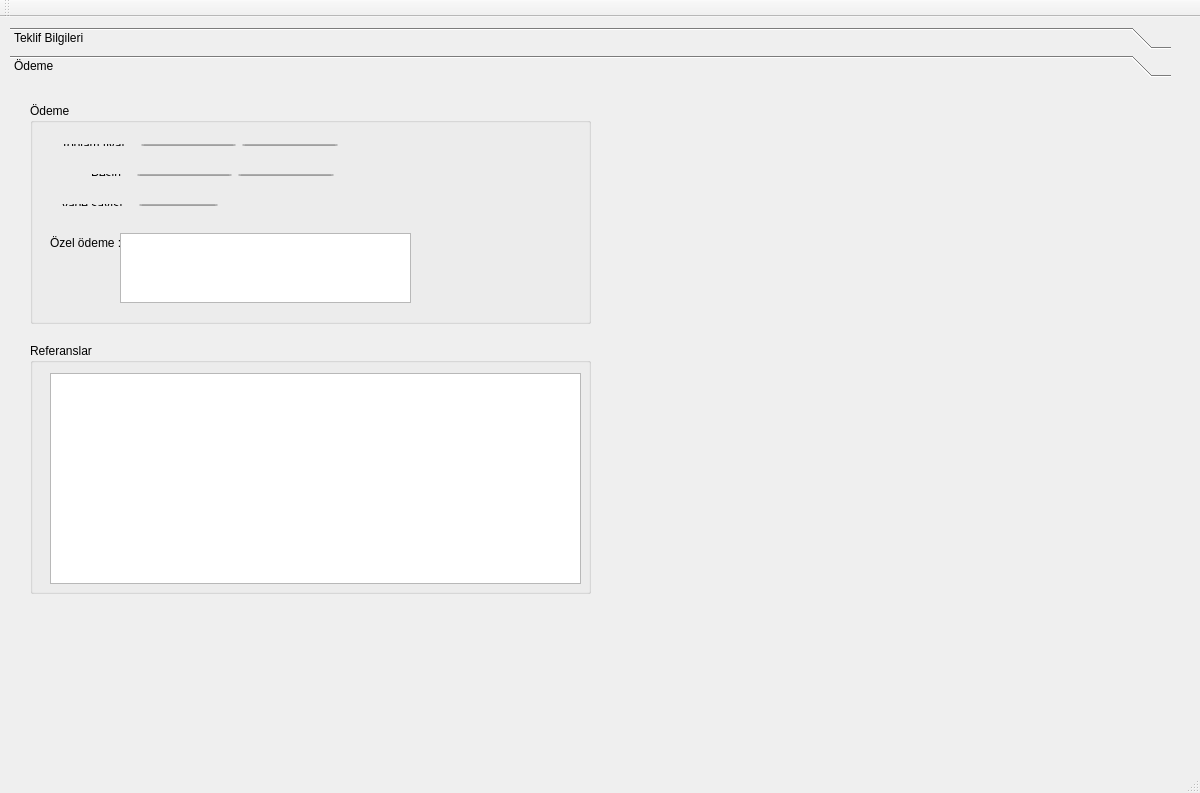
<?xml version="1.0" encoding="UTF-8"?>
<ui version="4.0">
 <class>MainWindow</class>
 <widget class="QMainWindow" name="MainWindow">
  <property name="geometry">
   <rect>
    <x>0</x>
    <y>0</y>
    <width>1200</width>
    <height>793</height>
   </rect>
  </property>
  <property name="windowTitle">
   <string>MainWindow</string>
  </property>
  <widget class="QWidget" name="centralWidget">
   <widget class="QToolBox" name="toolBox">
    <property name="geometry">
     <rect>
      <x>10</x>
      <y>10</y>
      <width>1161</width>
      <height>731</height>
     </rect>
    </property>
    <property name="frameShape">
     <enum>QFrame::NoFrame</enum>
    </property>
    <property name="currentIndex">
     <number>1</number>
    </property>
    <widget class="QWidget" name="page_3">
     <property name="geometry">
      <rect>
       <x>0</x>
       <y>0</y>
       <width>1161</width>
       <height>677</height>
      </rect>
     </property>
     <attribute name="label">
      <string>Teklif Bilgileri</string>
     </attribute>
     <widget class="QLabel" name="label">
      <property name="geometry">
       <rect>
        <x>20</x>
        <y>20</y>
        <width>70</width>
        <height>13</height>
       </rect>
      </property>
      <property name="text">
       <string>ANA BAŞLIK : </string>
      </property>
     </widget>
     <widget class="QLineEdit" name="lineEdit">
      <property name="geometry">
       <rect>
        <x>100</x>
        <y>20</y>
        <width>291</width>
        <height>21</height>
       </rect>
      </property>
     </widget>
     <widget class="QLineEdit" name="lineEdit_2">
      <property name="geometry">
       <rect>
        <x>100</x>
        <y>50</y>
        <width>291</width>
        <height>21</height>
       </rect>
      </property>
     </widget>
     <widget class="QLabel" name="label_2">
      <property name="geometry">
       <rect>
        <x>20</x>
        <y>50</y>
        <width>70</width>
        <height>13</height>
       </rect>
      </property>
      <property name="text">
       <string>Teklif tarihi : </string>
      </property>
     </widget>
     <widget class="QLineEdit" name="lineEdit_3">
      <property name="geometry">
       <rect>
        <x>100</x>
        <y>80</y>
        <width>291</width>
        <height>21</height>
       </rect>
      </property>
      <property name="text">
       <string/>
      </property>
     </widget>
     <widget class="QLabel" name="label_3">
      <property name="geometry">
       <rect>
        <x>20</x>
        <y>80</y>
        <width>70</width>
        <height>16</height>
       </rect>
      </property>
      <property name="text">
       <string>Firma adı : </string>
      </property>
     </widget>
     <widget class="QLineEdit" name="lineEdit_4">
      <property name="geometry">
       <rect>
        <x>100</x>
        <y>110</y>
        <width>291</width>
        <height>21</height>
       </rect>
      </property>
      <property name="text">
       <string/>
      </property>
     </widget>
     <widget class="QLabel" name="label_4">
      <property name="geometry">
       <rect>
        <x>20</x>
        <y>110</y>
        <width>70</width>
        <height>13</height>
       </rect>
      </property>
      <property name="text">
       <string>Teklifi veren : </string>
      </property>
     </widget>
     <widget class="QGroupBox" name="groupBox">
      <property name="geometry">
       <rect>
        <x>100</x>
        <y>370</y>
        <width>561</width>
        <height>61</height>
       </rect>
      </property>
      <property name="title">
       <string>İmalat Kapsamı</string>
      </property>
      <widget class="QWidget" name="">
       <property name="geometry">
        <rect>
         <x>40</x>
         <y>30</y>
         <width>361</width>
         <height>21</height>
        </rect>
       </property>
       <layout class="QHBoxLayout" name="horizontalLayout_7">
        <item>
         <widget class="QCheckBox" name="checkBox_2">
          <property name="text">
           <string>Çatım</string>
          </property>
         </widget>
        </item>
        <item>
         <widget class="QCheckBox" name="checkBox_15">
          <property name="text">
           <string>Kaynak</string>
          </property>
         </widget>
        </item>
        <item>
         <widget class="QCheckBox" name="checkBox_16">
          <property name="text">
           <string>Boya</string>
          </property>
         </widget>
        </item>
        <item>
         <widget class="QCheckBox" name="checkBox_17">
          <property name="text">
           <string>Montaj</string>
          </property>
         </widget>
        </item>
        <item>
         <widget class="QCheckBox" name="checkBox_19">
          <property name="text">
           <string>Sevkiyat</string>
          </property>
         </widget>
        </item>
       </layout>
      </widget>
     </widget>
     <widget class="QGroupBox" name="groupBox_5">
      <property name="geometry">
       <rect>
        <x>100</x>
        <y>150</y>
        <width>561</width>
        <height>211</height>
       </rect>
      </property>
      <property name="title">
       <string>Çelik imalat Detayları</string>
      </property>
      <widget class="QCheckBox" name="checkBox_11">
       <property name="geometry">
        <rect>
         <x>40</x>
         <y>30</y>
         <width>72</width>
         <height>19</height>
        </rect>
       </property>
       <property name="text">
        <string>Kumlama</string>
       </property>
      </widget>
      <widget class="QGroupBox" name="groupBox_6">
       <property name="geometry">
        <rect>
         <x>30</x>
         <y>60</y>
         <width>521</width>
         <height>131</height>
        </rect>
       </property>
       <property name="title">
        <string>Boya Detayları</string>
       </property>
       <widget class="QWidget" name="layoutWidget">
        <property name="geometry">
         <rect>
          <x>10</x>
          <y>60</y>
          <width>499</width>
          <height>24</height>
         </rect>
        </property>
        <layout class="QHBoxLayout" name="horizontalLayout_4">
         <item>
          <widget class="QCheckBox" name="checkBox_12">
           <property name="text">
            <string>Astar</string>
           </property>
          </widget>
         </item>
         <item>
          <widget class="QLabel" name="label_20">
           <property name="text">
            <string>Boya cinsi</string>
           </property>
          </widget>
         </item>
         <item>
          <widget class="QComboBox" name="comboBox_4"/>
         </item>
         <item>
          <widget class="QLabel" name="label_21">
           <property name="text">
            <string>Mikron : </string>
           </property>
          </widget>
         </item>
         <item>
          <widget class="QLineEdit" name="lineEdit_16"/>
         </item>
         <item>
          <widget class="QLabel" name="label_22">
           <property name="text">
            <string>Renk : </string>
           </property>
          </widget>
         </item>
         <item>
          <widget class="QLineEdit" name="lineEdit_17"/>
         </item>
        </layout>
       </widget>
       <widget class="QWidget" name="layoutWidget_2">
        <property name="geometry">
         <rect>
          <x>10</x>
          <y>90</y>
          <width>509</width>
          <height>24</height>
         </rect>
        </property>
        <layout class="QHBoxLayout" name="horizontalLayout_5">
         <item>
          <widget class="QCheckBox" name="checkBox_13">
           <property name="text">
            <string>Son kat</string>
           </property>
          </widget>
         </item>
         <item>
          <widget class="QLabel" name="label_23">
           <property name="text">
            <string>Boya cinsi</string>
           </property>
          </widget>
         </item>
         <item>
          <widget class="QComboBox" name="comboBox_5"/>
         </item>
         <item>
          <widget class="QLabel" name="label_24">
           <property name="text">
            <string>Mikron : </string>
           </property>
          </widget>
         </item>
         <item>
          <widget class="QLineEdit" name="lineEdit_18"/>
         </item>
         <item>
          <widget class="QLabel" name="label_25">
           <property name="text">
            <string>Renk : </string>
           </property>
          </widget>
         </item>
         <item>
          <widget class="QLineEdit" name="lineEdit_19"/>
         </item>
        </layout>
       </widget>
       <widget class="QWidget" name="layoutWidget_3">
        <property name="geometry">
         <rect>
          <x>10</x>
          <y>27</y>
          <width>245</width>
          <height>24</height>
         </rect>
        </property>
        <layout class="QHBoxLayout" name="horizontalLayout_6">
         <item>
          <widget class="QCheckBox" name="checkBox_14">
           <property name="text">
            <string>Shop Primer</string>
           </property>
          </widget>
         </item>
         <item>
          <widget class="QLabel" name="label_26">
           <property name="text">
            <string>Mikron : </string>
           </property>
          </widget>
         </item>
         <item>
          <widget class="QLineEdit" name="lineEdit_20"/>
         </item>
        </layout>
       </widget>
      </widget>
     </widget>
     <widget class="QGroupBox" name="groupBox_2">
      <property name="geometry">
       <rect>
        <x>100</x>
        <y>440</y>
        <width>561</width>
        <height>101</height>
       </rect>
      </property>
      <property name="title">
       <string>İşveren yükümlülükleri</string>
      </property>
      <widget class="QWidget" name="">
       <property name="geometry">
        <rect>
         <x>20</x>
         <y>30</y>
         <width>511</width>
         <height>21</height>
        </rect>
       </property>
       <layout class="QHBoxLayout" name="horizontalLayout">
        <item>
         <widget class="QCheckBox" name="checkBox">
          <property name="text">
           <string>Elektrik temini</string>
          </property>
         </widget>
        </item>
        <item>
         <widget class="QCheckBox" name="checkBox_3">
          <property name="text">
           <string>Kalacak yer</string>
          </property>
         </widget>
        </item>
        <item>
         <widget class="QCheckBox" name="checkBox_4">
          <property name="text">
           <string>Yemek</string>
          </property>
         </widget>
        </item>
        <item>
         <widget class="QCheckBox" name="checkBox_5">
          <property name="text">
           <string>Vinç</string>
          </property>
         </widget>
        </item>
        <item>
         <widget class="QCheckBox" name="checkBox_6">
          <property name="text">
           <string>Çelik Malzemesi</string>
          </property>
         </widget>
        </item>
        <item>
         <widget class="QCheckBox" name="checkBox_7">
          <property name="text">
           <string>Boya</string>
          </property>
         </widget>
        </item>
        <item>
         <widget class="QCheckBox" name="checkBox_8">
          <property name="text">
           <string>Civata</string>
          </property>
         </widget>
        </item>
       </layout>
      </widget>
      <widget class="QWidget" name="">
       <property name="geometry">
        <rect>
         <x>20</x>
         <y>60</y>
         <width>322</width>
         <height>21</height>
        </rect>
       </property>
       <layout class="QHBoxLayout" name="horizontalLayout_2">
        <item>
         <widget class="QCheckBox" name="checkBox_9">
          <property name="text">
           <string>Ankraj</string>
          </property>
         </widget>
        </item>
        <item>
         <widget class="QCheckBox" name="checkBox_10">
          <property name="text">
           <string>İmalat</string>
          </property>
         </widget>
        </item>
        <item>
         <widget class="QCheckBox" name="checkBox_18">
          <property name="text">
           <string>Montaj</string>
          </property>
         </widget>
        </item>
        <item>
         <widget class="QCheckBox" name="checkBox_20">
          <property name="text">
           <string>Sevkiyat</string>
          </property>
         </widget>
        </item>
        <item>
         <widget class="QCheckBox" name="checkBox_21">
          <property name="text">
           <string>Vergiler</string>
          </property>
         </widget>
        </item>
       </layout>
      </widget>
     </widget>
     <widget class="QGroupBox" name="groupBox_3">
      <property name="geometry">
       <rect>
        <x>100</x>
        <y>550</y>
        <width>561</width>
        <height>101</height>
       </rect>
      </property>
      <property name="title">
       <string>Yüklenici yükümlülükleri</string>
      </property>
      <widget class="QWidget" name="layoutWidget_4">
       <property name="geometry">
        <rect>
         <x>20</x>
         <y>30</y>
         <width>511</width>
         <height>21</height>
        </rect>
       </property>
       <layout class="QHBoxLayout" name="horizontalLayout_3">
        <item>
         <widget class="QCheckBox" name="checkBox_22">
          <property name="text">
           <string>Elektrik temini</string>
          </property>
         </widget>
        </item>
        <item>
         <widget class="QCheckBox" name="checkBox_23">
          <property name="text">
           <string>Kalacak yer</string>
          </property>
         </widget>
        </item>
        <item>
         <widget class="QCheckBox" name="checkBox_24">
          <property name="text">
           <string>Yemek</string>
          </property>
         </widget>
        </item>
        <item>
         <widget class="QCheckBox" name="checkBox_25">
          <property name="text">
           <string>Vinç</string>
          </property>
         </widget>
        </item>
        <item>
         <widget class="QCheckBox" name="checkBox_26">
          <property name="text">
           <string>Çelik Malzemesi</string>
          </property>
         </widget>
        </item>
        <item>
         <widget class="QCheckBox" name="checkBox_27">
          <property name="text">
           <string>Boya</string>
          </property>
         </widget>
        </item>
        <item>
         <widget class="QCheckBox" name="checkBox_28">
          <property name="text">
           <string>Civata</string>
          </property>
         </widget>
        </item>
       </layout>
      </widget>
      <widget class="QWidget" name="layoutWidget_5">
       <property name="geometry">
        <rect>
         <x>20</x>
         <y>60</y>
         <width>511</width>
         <height>24</height>
        </rect>
       </property>
       <layout class="QHBoxLayout" name="horizontalLayout_8">
        <item>
         <widget class="QCheckBox" name="checkBox_34">
          <property name="text">
           <string>İmalathane</string>
          </property>
         </widget>
        </item>
        <item>
         <widget class="QCheckBox" name="checkBox_29">
          <property name="text">
           <string>Ankraj</string>
          </property>
         </widget>
        </item>
        <item>
         <widget class="QCheckBox" name="checkBox_30">
          <property name="text">
           <string>İmalat</string>
          </property>
         </widget>
        </item>
        <item>
         <widget class="QCheckBox" name="checkBox_31">
          <property name="text">
           <string>Montaj</string>
          </property>
         </widget>
        </item>
        <item>
         <widget class="QCheckBox" name="checkBox_32">
          <property name="text">
           <string>Sevkiyat</string>
          </property>
         </widget>
        </item>
        <item>
         <widget class="QCheckBox" name="checkBox_33">
          <property name="text">
           <string>Vergiler</string>
          </property>
         </widget>
        </item>
       </layout>
      </widget>
     </widget>
     <widget class="QLabel" name="label_9">
      <property name="geometry">
       <rect>
        <x>430</x>
        <y>20</y>
        <width>61</width>
        <height>16</height>
       </rect>
      </property>
      <property name="text">
       <string>İşin tonajı : </string>
      </property>
     </widget>
     <widget class="QLineEdit" name="lineEdit_10">
      <property name="geometry">
       <rect>
        <x>540</x>
        <y>20</y>
        <width>51</width>
        <height>21</height>
       </rect>
      </property>
     </widget>
     <widget class="QLabel" name="label_10">
      <property name="geometry">
       <rect>
        <x>600</x>
        <y>20</y>
        <width>61</width>
        <height>16</height>
       </rect>
      </property>
      <property name="text">
       <string>TON</string>
      </property>
     </widget>
     <widget class="QLabel" name="label_11">
      <property name="geometry">
       <rect>
        <x>430</x>
        <y>50</y>
        <width>101</width>
        <height>16</height>
       </rect>
      </property>
      <property name="text">
       <string>Çatı paneli metrajı :  </string>
      </property>
     </widget>
     <widget class="QLabel" name="label_12">
      <property name="geometry">
       <rect>
        <x>600</x>
        <y>50</y>
        <width>61</width>
        <height>16</height>
       </rect>
      </property>
      <property name="text">
       <string>m2</string>
      </property>
     </widget>
     <widget class="QLineEdit" name="lineEdit_11">
      <property name="geometry">
       <rect>
        <x>540</x>
        <y>50</y>
        <width>51</width>
        <height>21</height>
       </rect>
      </property>
     </widget>
     <widget class="QLabel" name="label_13">
      <property name="geometry">
       <rect>
        <x>430</x>
        <y>80</y>
        <width>111</width>
        <height>16</height>
       </rect>
      </property>
      <property name="text">
       <string>Cephe paneli metrajı :  </string>
      </property>
     </widget>
     <widget class="QLabel" name="label_14">
      <property name="geometry">
       <rect>
        <x>600</x>
        <y>80</y>
        <width>61</width>
        <height>16</height>
       </rect>
      </property>
      <property name="text">
       <string>m2</string>
      </property>
     </widget>
     <widget class="QLineEdit" name="lineEdit_12">
      <property name="geometry">
       <rect>
        <x>540</x>
        <y>80</y>
        <width>51</width>
        <height>21</height>
       </rect>
      </property>
     </widget>
    </widget>
    <widget class="QWidget" name="page_4">
     <property name="geometry">
      <rect>
       <x>0</x>
       <y>0</y>
       <width>1161</width>
       <height>677</height>
      </rect>
     </property>
     <attribute name="label">
      <string>Ödeme</string>
     </attribute>
     <widget class="QGroupBox" name="groupBox_4">
      <property name="geometry">
       <rect>
        <x>20</x>
        <y>20</y>
        <width>561</width>
        <height>221</height>
       </rect>
      </property>
      <property name="title">
       <string>Ödeme</string>
      </property>
      <widget class="QTextEdit" name="textEdit">
       <property name="geometry">
        <rect>
         <x>90</x>
         <y>130</y>
         <width>291</width>
         <height>70</height>
        </rect>
       </property>
      </widget>
      <widget class="QLabel" name="label_8">
       <property name="geometry">
        <rect>
         <x>20</x>
         <y>130</y>
         <width>71</width>
         <height>20</height>
        </rect>
       </property>
       <property name="text">
        <string>Özel ödeme : </string>
       </property>
      </widget>
      <widget class="QWidget" name="">
       <property name="geometry">
        <rect>
         <x>20</x>
         <y>30</y>
         <width>299</width>
         <height>24</height>
        </rect>
       </property>
       <layout class="QHBoxLayout" name="horizontalLayout_9">
        <item>
         <widget class="QLabel" name="label_7">
          <property name="text">
           <string>Toplam fiyat : </string>
          </property>
         </widget>
        </item>
        <item>
         <widget class="QLineEdit" name="lineEdit_8"/>
        </item>
        <item>
         <widget class="QLineEdit" name="lineEdit_9">
          <property name="text">
           <string>TL</string>
          </property>
         </widget>
        </item>
       </layout>
      </widget>
      <widget class="QWidget" name="">
       <property name="geometry">
        <rect>
         <x>50</x>
         <y>60</y>
         <width>265</width>
         <height>24</height>
        </rect>
       </property>
       <layout class="QHBoxLayout" name="horizontalLayout_10">
        <item>
         <widget class="QLabel" name="label_5">
          <property name="text">
           <string>Peşin : </string>
          </property>
         </widget>
        </item>
        <item>
         <widget class="QLineEdit" name="lineEdit_5"/>
        </item>
        <item>
         <widget class="QLineEdit" name="lineEdit_7">
          <property name="text">
           <string>TL</string>
          </property>
         </widget>
        </item>
       </layout>
      </widget>
      <widget class="QWidget" name="">
       <property name="geometry">
        <rect>
         <x>20</x>
         <y>90</y>
         <width>179</width>
         <height>24</height>
        </rect>
       </property>
       <layout class="QHBoxLayout" name="horizontalLayout_11">
        <item>
         <widget class="QLabel" name="label_6">
          <property name="text">
           <string>Vade sayısı : </string>
          </property>
         </widget>
        </item>
        <item>
         <widget class="QLineEdit" name="lineEdit_6"/>
        </item>
       </layout>
      </widget>
     </widget>
     <widget class="QGroupBox" name="groupBox_7">
      <property name="geometry">
       <rect>
        <x>20</x>
        <y>260</y>
        <width>561</width>
        <height>251</height>
       </rect>
      </property>
      <property name="title">
       <string>Referanslar</string>
      </property>
      <widget class="QTextEdit" name="textEdit_2">
       <property name="geometry">
        <rect>
         <x>20</x>
         <y>30</y>
         <width>531</width>
         <height>211</height>
        </rect>
       </property>
      </widget>
     </widget>
    </widget>
   </widget>
  </widget>
  <widget class="QMenuBar" name="menuBar">
   <property name="geometry">
    <rect>
     <x>0</x>
     <y>0</y>
     <width>1200</width>
     <height>20</height>
    </rect>
   </property>
  </widget>
  <widget class="QToolBar" name="mainToolBar">
   <attribute name="toolBarArea">
    <enum>TopToolBarArea</enum>
   </attribute>
   <attribute name="toolBarBreak">
    <bool>false</bool>
   </attribute>
  </widget>
  <widget class="QStatusBar" name="statusBar"/>
 </widget>
 <layoutdefault spacing="6" margin="11"/>
 <resources/>
 <connections/>
</ui>
